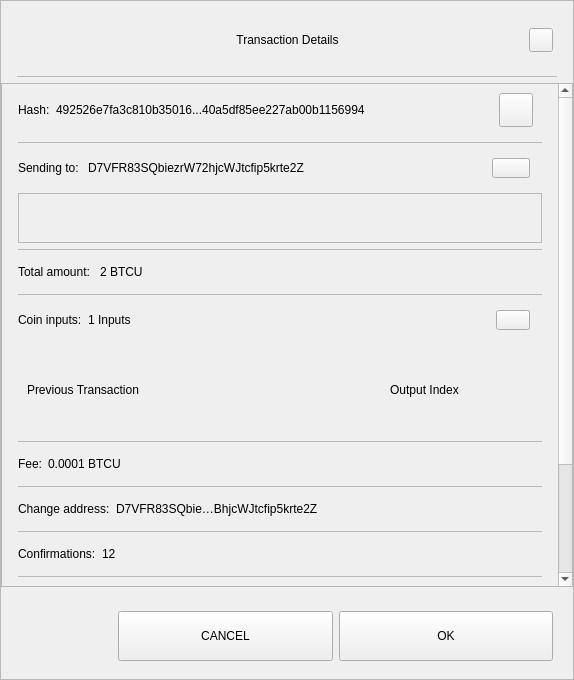
<?xml version="1.0" encoding="UTF-8"?>
<ui version="4.0">
 <class>TxDetailDialog</class>
 <widget class="QWidget" name="TxDetailDialog">
  <property name="geometry">
   <rect>
    <x>0</x>
    <y>0</y>
    <width>574</width>
    <height>680</height>
   </rect>
  </property>
  <property name="sizePolicy">
   <sizepolicy hsizetype="Preferred" vsizetype="Expanding">
    <horstretch>0</horstretch>
    <verstretch>0</verstretch>
   </sizepolicy>
  </property>
  <property name="minimumSize">
   <size>
    <width>574</width>
    <height>500</height>
   </size>
  </property>
  <property name="windowTitle">
   <string>Form</string>
  </property>
  <property name="styleSheet">
   <string notr="true"/>
  </property>
  <layout class="QVBoxLayout" name="verticalLayout_3">
   <property name="spacing">
    <number>0</number>
   </property>
   <property name="leftMargin">
    <number>0</number>
   </property>
   <property name="topMargin">
    <number>0</number>
   </property>
   <property name="rightMargin">
    <number>0</number>
   </property>
   <property name="bottomMargin">
    <number>0</number>
   </property>
   <item>
    <widget class="QFrame" name="frame">
     <property name="sizePolicy">
      <sizepolicy hsizetype="Preferred" vsizetype="Expanding">
       <horstretch>0</horstretch>
       <verstretch>0</verstretch>
      </sizepolicy>
     </property>
     <property name="styleSheet">
      <string notr="true"/>
     </property>
     <property name="frameShape">
      <enum>QFrame::StyledPanel</enum>
     </property>
     <property name="frameShadow">
      <enum>QFrame::Raised</enum>
     </property>
     <layout class="QVBoxLayout" name="verticalLayout">
      <property name="leftMargin">
       <number>0</number>
      </property>
      <property name="rightMargin">
       <number>0</number>
      </property>
      <item>
       <layout class="QHBoxLayout" name="horizontalLayout_3">
        <property name="spacing">
         <number>0</number>
        </property>
        <property name="leftMargin">
         <number>20</number>
        </property>
        <property name="topMargin">
         <number>10</number>
        </property>
        <property name="rightMargin">
         <number>20</number>
        </property>
        <item>
         <spacer name="horizontalSpacer_1">
          <property name="orientation">
           <enum>Qt::Horizontal</enum>
          </property>
          <property name="sizeHint" stdset="0">
           <size>
            <width>40</width>
            <height>20</height>
           </size>
          </property>
         </spacer>
        </item>
        <item>
         <widget class="QLabel" name="labelTitle">
          <property name="minimumSize">
           <size>
            <width>0</width>
            <height>40</height>
           </size>
          </property>
          <property name="maximumSize">
           <size>
            <width>16777215</width>
            <height>40</height>
           </size>
          </property>
          <property name="styleSheet">
           <string notr="true">padding-left:24px;</string>
          </property>
          <property name="text">
           <string>Transaction Details</string>
          </property>
          <property name="alignment">
           <set>Qt::AlignCenter</set>
          </property>
          <property name="margin">
           <number>7</number>
          </property>
         </widget>
        </item>
        <item>
         <spacer name="horizontalSpacer_2">
          <property name="orientation">
           <enum>Qt::Horizontal</enum>
          </property>
          <property name="sizeHint" stdset="0">
           <size>
            <width>40</width>
            <height>20</height>
           </size>
          </property>
         </spacer>
        </item>
        <item>
         <widget class="QPushButton" name="btnEsc">
          <property name="minimumSize">
           <size>
            <width>24</width>
            <height>24</height>
           </size>
          </property>
          <property name="maximumSize">
           <size>
            <width>24</width>
            <height>24</height>
           </size>
          </property>
          <property name="focusPolicy">
           <enum>Qt::NoFocus</enum>
          </property>
          <property name="text">
           <string/>
          </property>
         </widget>
        </item>
       </layout>
      </item>
      <item>
       <spacer name="verticalSpacer">
        <property name="orientation">
         <enum>Qt::Vertical</enum>
        </property>
        <property name="sizeType">
         <enum>QSizePolicy::Fixed</enum>
        </property>
        <property name="sizeHint" stdset="0">
         <size>
          <width>20</width>
          <height>10</height>
         </size>
        </property>
       </spacer>
      </item>
      <item>
       <layout class="QHBoxLayout" name="horizontalLayout_2">
        <property name="leftMargin">
         <number>16</number>
        </property>
        <property name="rightMargin">
         <number>16</number>
        </property>
        <item>
         <widget class="QLabel" name="labelDivider">
          <property name="minimumSize">
           <size>
            <width>0</width>
            <height>1</height>
           </size>
          </property>
          <property name="maximumSize">
           <size>
            <width>16777215</width>
            <height>1</height>
           </size>
          </property>
          <property name="styleSheet">
           <string notr="true">background-color:#bababa;</string>
          </property>
          <property name="text">
           <string/>
          </property>
         </widget>
        </item>
       </layout>
      </item>
      <item>
       <widget class="QWidget" name="layoutScroll" native="true">
        <property name="minimumSize">
         <size>
          <width>0</width>
          <height>0</height>
         </size>
        </property>
        <layout class="QVBoxLayout" name="verticalLayout_4">
         <property name="leftMargin">
          <number>0</number>
         </property>
         <property name="topMargin">
          <number>0</number>
         </property>
         <property name="rightMargin">
          <number>0</number>
         </property>
         <item>
          <widget class="QScrollArea" name="scrollArea">
           <property name="styleSheet">
            <string notr="true"/>
           </property>
           <property name="horizontalScrollBarPolicy">
            <enum>Qt::ScrollBarAlwaysOff</enum>
           </property>
           <property name="sizeAdjustPolicy">
            <enum>QAbstractScrollArea::AdjustIgnored</enum>
           </property>
           <property name="widgetResizable">
            <bool>true</bool>
           </property>
           <property name="alignment">
            <set>Qt::AlignLeading|Qt::AlignLeft|Qt::AlignTop</set>
           </property>
           <widget class="QWidget" name="scrollAreaWidgetContents">
            <property name="geometry">
             <rect>
              <x>0</x>
              <y>0</y>
              <width>556</width>
              <height>672</height>
             </rect>
            </property>
            <property name="autoFillBackground">
             <bool>true</bool>
            </property>
            <property name="styleSheet">
             <string notr="true"/>
            </property>
            <layout class="QVBoxLayout" name="verticalLayout_7">
             <property name="spacing">
              <number>0</number>
             </property>
             <property name="sizeConstraint">
              <enum>QLayout::SetDefaultConstraint</enum>
             </property>
             <property name="leftMargin">
              <number>0</number>
             </property>
             <property name="topMargin">
              <number>0</number>
             </property>
             <property name="rightMargin">
              <number>0</number>
             </property>
             <property name="bottomMargin">
              <number>0</number>
             </property>
             <item>
              <widget class="QWidget" name="content" native="true">
               <layout class="QVBoxLayout" name="verticalLayout_2">
                <property name="leftMargin">
                 <number>16</number>
                </property>
                <property name="topMargin">
                 <number>0</number>
                </property>
                <property name="rightMargin">
                 <number>16</number>
                </property>
                <item>
                 <widget class="QWidget" name="contentID" native="true">
                  <layout class="QHBoxLayout" name="horizontalLayout_12" stretch="0,1,0">
                   <property name="leftMargin">
                    <number>0</number>
                   </property>
                   <item>
                    <widget class="QLabel" name="labelId">
                     <property name="maximumSize">
                      <size>
                       <width>16777215</width>
                       <height>16777215</height>
                      </size>
                     </property>
                     <property name="text">
                      <string>Hash:</string>
                     </property>
                    </widget>
                   </item>
                   <item>
                    <widget class="QLabel" name="textId">
                     <property name="text">
                      <string>492526e7fa3c810b35016...40a5df85ee227ab00b1156994</string>
                     </property>
                    </widget>
                   </item>
                   <item>
                    <widget class="QPushButton" name="pushCopy">
                     <property name="minimumSize">
                      <size>
                       <width>34</width>
                       <height>34</height>
                      </size>
                     </property>
                     <property name="maximumSize">
                      <size>
                       <width>34</width>
                       <height>34</height>
                      </size>
                     </property>
                     <property name="focusPolicy">
                      <enum>Qt::NoFocus</enum>
                     </property>
                     <property name="text">
                      <string/>
                     </property>
                     <property name="iconSize">
                      <size>
                       <width>24</width>
                       <height>24</height>
                      </size>
                     </property>
                    </widget>
                   </item>
                  </layout>
                 </widget>
                </item>
                <item>
                 <widget class="QLabel" name="labelDivider9">
                  <property name="maximumSize">
                   <size>
                    <width>16777215</width>
                    <height>1</height>
                   </size>
                  </property>
                  <property name="styleSheet">
                   <string notr="true">background-color:#bababa;</string>
                  </property>
                  <property name="text">
                   <string/>
                  </property>
                 </widget>
                </item>
                <item>
                 <widget class="QWidget" name="contentOutputs" native="true">
                  <layout class="QHBoxLayout" name="horizontalLayout_11" stretch="0,3,0">
                   <property name="spacing">
                    <number>6</number>
                   </property>
                   <property name="leftMargin">
                    <number>0</number>
                   </property>
                   <property name="rightMargin">
                    <number>12</number>
                   </property>
                   <item>
                    <widget class="QLabel" name="labelSend">
                     <property name="maximumSize">
                      <size>
                       <width>16777215</width>
                       <height>16777215</height>
                      </size>
                     </property>
                     <property name="text">
                      <string>Sending to: </string>
                     </property>
                    </widget>
                   </item>
                   <item>
                    <widget class="QLabel" name="textSend">
                     <property name="text">
                      <string>D7VFR83SQbiezrW72hjcWJtcfip5krte2Z </string>
                     </property>
                    </widget>
                   </item>
                   <item>
                    <widget class="QPushButton" name="pushOutputs">
                     <property name="minimumSize">
                      <size>
                       <width>34</width>
                       <height>20</height>
                      </size>
                     </property>
                     <property name="maximumSize">
                      <size>
                       <width>38</width>
                       <height>20</height>
                      </size>
                     </property>
                     <property name="focusPolicy">
                      <enum>Qt::NoFocus</enum>
                     </property>
                     <property name="styleSheet">
                      <string notr="true"/>
                     </property>
                     <property name="text">
                      <string/>
                     </property>
                    </widget>
                   </item>
                  </layout>
                 </widget>
                </item>
                <item>
                 <widget class="QScrollArea" name="outputsScrollArea">
                  <property name="minimumSize">
                   <size>
                    <width>0</width>
                    <height>50</height>
                   </size>
                  </property>
                  <property name="widgetResizable">
                   <bool>true</bool>
                  </property>
                  <widget class="QWidget" name="container_outputs_base">
                   <property name="geometry">
                    <rect>
                     <x>0</x>
                     <y>0</y>
                     <width>522</width>
                     <height>48</height>
                    </rect>
                   </property>
                  </widget>
                 </widget>
                </item>
                <item>
                 <widget class="QLabel" name="labelDivider8">
                  <property name="maximumSize">
                   <size>
                    <width>16777215</width>
                    <height>1</height>
                   </size>
                  </property>
                  <property name="styleSheet">
                   <string notr="true">background-color:#bababa;</string>
                  </property>
                  <property name="text">
                   <string/>
                  </property>
                 </widget>
                </item>
                <item>
                 <widget class="QWidget" name="contentAmount" native="true">
                  <layout class="QHBoxLayout" name="horizontalLayout_4" stretch="0,1">
                   <property name="spacing">
                    <number>10</number>
                   </property>
                   <property name="leftMargin">
                    <number>0</number>
                   </property>
                   <item>
                    <widget class="QLabel" name="labelAmount">
                     <property name="maximumSize">
                      <size>
                       <width>16777215</width>
                       <height>16777215</height>
                      </size>
                     </property>
                     <property name="text">
                      <string>Total amount:</string>
                     </property>
                    </widget>
                   </item>
                   <item>
                    <widget class="QLabel" name="textAmount">
                     <property name="text">
                      <string>2 BTCU</string>
                     </property>
                    </widget>
                   </item>
                  </layout>
                 </widget>
                </item>
                <item>
                 <widget class="QLabel" name="labelDivider6">
                  <property name="maximumSize">
                   <size>
                    <width>16777215</width>
                    <height>1</height>
                   </size>
                  </property>
                  <property name="styleSheet">
                   <string notr="true">background-color:#bababa;</string>
                  </property>
                  <property name="text">
                   <string/>
                  </property>
                 </widget>
                </item>
                <item>
                 <widget class="QWidget" name="contentInputs" native="true">
                  <layout class="QHBoxLayout" name="horizontalLayout" stretch="0,2,0">
                   <property name="leftMargin">
                    <number>0</number>
                   </property>
                   <property name="rightMargin">
                    <number>12</number>
                   </property>
                   <item>
                    <widget class="QLabel" name="labelInputs">
                     <property name="sizePolicy">
                      <sizepolicy hsizetype="Minimum" vsizetype="Preferred">
                       <horstretch>0</horstretch>
                       <verstretch>0</verstretch>
                      </sizepolicy>
                     </property>
                     <property name="maximumSize">
                      <size>
                       <width>16777215</width>
                       <height>16777215</height>
                      </size>
                     </property>
                     <property name="text">
                      <string>Coin inputs:</string>
                     </property>
                    </widget>
                   </item>
                   <item>
                    <widget class="QLabel" name="textInputs">
                     <property name="text">
                      <string>1 Inputs</string>
                     </property>
                    </widget>
                   </item>
                   <item>
                    <widget class="QPushButton" name="pushInputs">
                     <property name="maximumSize">
                      <size>
                       <width>34</width>
                       <height>20</height>
                      </size>
                     </property>
                     <property name="focusPolicy">
                      <enum>Qt::NoFocus</enum>
                     </property>
                     <property name="styleSheet">
                      <string notr="true"/>
                     </property>
                     <property name="text">
                      <string/>
                     </property>
                    </widget>
                   </item>
                  </layout>
                 </widget>
                </item>
                <item>
                 <widget class="QFrame" name="gridInputs">
                  <property name="sizePolicy">
                   <sizepolicy hsizetype="Preferred" vsizetype="MinimumExpanding">
                    <horstretch>0</horstretch>
                    <verstretch>0</verstretch>
                   </sizepolicy>
                  </property>
                  <property name="minimumSize">
                   <size>
                    <width>0</width>
                    <height>90</height>
                   </size>
                  </property>
                  <layout class="QGridLayout" name="gridLayoutInput" columnstretch="5,2" rowminimumheight="0">
                   <property name="sizeConstraint">
                    <enum>QLayout::SetMaximumSize</enum>
                   </property>
                   <property name="verticalSpacing">
                    <number>0</number>
                   </property>
                   <item row="0" column="0" alignment="Qt::AlignLeft">
                    <widget class="QLabel" name="labelTitlePrevTx">
                     <property name="text">
                      <string>Previous Transaction</string>
                     </property>
                    </widget>
                   </item>
                   <item row="0" column="1" alignment="Qt::AlignLeft">
                    <widget class="QLabel" name="labelOutputIndex">
                     <property name="text">
                      <string>Output Index</string>
                     </property>
                     <property name="alignment">
                      <set>Qt::AlignCenter</set>
                     </property>
                    </widget>
                   </item>
                  </layout>
                 </widget>
                </item>
                <item>
                 <widget class="QLabel" name="labelDivider1">
                  <property name="maximumSize">
                   <size>
                    <width>16777215</width>
                    <height>1</height>
                   </size>
                  </property>
                  <property name="styleSheet">
                   <string notr="true">background-color:#bababa;</string>
                  </property>
                  <property name="text">
                   <string/>
                  </property>
                 </widget>
                </item>
                <item>
                 <widget class="QWidget" name="contentFee" native="true">
                  <layout class="QHBoxLayout" name="horizontalLayout_7" stretch="0,1">
                   <property name="leftMargin">
                    <number>0</number>
                   </property>
                   <item>
                    <widget class="QLabel" name="labelFee">
                     <property name="maximumSize">
                      <size>
                       <width>16777215</width>
                       <height>16777215</height>
                      </size>
                     </property>
                     <property name="text">
                      <string>Fee:</string>
                     </property>
                    </widget>
                   </item>
                   <item>
                    <widget class="QLabel" name="textFee">
                     <property name="text">
                      <string>0.0001 BTCU</string>
                     </property>
                    </widget>
                   </item>
                  </layout>
                 </widget>
                </item>
                <item>
                 <widget class="QLabel" name="labelDivider2">
                  <property name="maximumSize">
                   <size>
                    <width>16777215</width>
                    <height>1</height>
                   </size>
                  </property>
                  <property name="styleSheet">
                   <string notr="true">background-color:#bababa;</string>
                  </property>
                  <property name="text">
                   <string/>
                  </property>
                 </widget>
                </item>
                <item>
                 <widget class="QWidget" name="contentChangeAddress" native="true">
                  <layout class="QHBoxLayout" name="horizontalLayout_6" stretch="0,1">
                   <property name="leftMargin">
                    <number>0</number>
                   </property>
                   <item>
                    <widget class="QLabel" name="labelChange">
                     <property name="maximumSize">
                      <size>
                       <width>16777215</width>
                       <height>16777215</height>
                      </size>
                     </property>
                     <property name="text">
                      <string>Change address:</string>
                     </property>
                    </widget>
                   </item>
                   <item>
                    <widget class="QLabel" name="textChange">
                     <property name="text">
                      <string>D7VFR83SQbie…BhjcWJtcfip5krte2Z </string>
                     </property>
                    </widget>
                   </item>
                  </layout>
                 </widget>
                </item>
                <item>
                 <widget class="QLabel" name="labelDivider4">
                  <property name="maximumSize">
                   <size>
                    <width>16777215</width>
                    <height>1</height>
                   </size>
                  </property>
                  <property name="styleSheet">
                   <string notr="true">background-color:#bababa;</string>
                  </property>
                  <property name="text">
                   <string/>
                  </property>
                 </widget>
                </item>
                <item>
                 <widget class="QWidget" name="contentConfirmations" native="true">
                  <layout class="QHBoxLayout" name="horizontalLayout_8" stretch="0,1">
                   <property name="leftMargin">
                    <number>0</number>
                   </property>
                   <item>
                    <widget class="QLabel" name="labelConfirmations">
                     <property name="maximumSize">
                      <size>
                       <width>16777215</width>
                       <height>16777215</height>
                      </size>
                     </property>
                     <property name="text">
                      <string>Confirmations:</string>
                     </property>
                    </widget>
                   </item>
                   <item>
                    <widget class="QLabel" name="textConfirmations">
                     <property name="text">
                      <string>12</string>
                     </property>
                    </widget>
                   </item>
                  </layout>
                 </widget>
                </item>
                <item>
                 <widget class="QLabel" name="labelDivider7">
                  <property name="maximumSize">
                   <size>
                    <width>16777215</width>
                    <height>1</height>
                   </size>
                  </property>
                  <property name="styleSheet">
                   <string notr="true">background-color:#bababa;</string>
                  </property>
                  <property name="text">
                   <string/>
                  </property>
                 </widget>
                </item>
                <item>
                 <widget class="QWidget" name="contentSize" native="true">
                  <layout class="QHBoxLayout" name="horizontalLayout_9" stretch="0,1">
                   <property name="leftMargin">
                    <number>0</number>
                   </property>
                   <item>
                    <widget class="QLabel" name="labelSize">
                     <property name="maximumSize">
                      <size>
                       <width>16777215</width>
                       <height>16777215</height>
                      </size>
                     </property>
                     <property name="text">
                      <string>Size:</string>
                     </property>
                    </widget>
                   </item>
                   <item>
                    <widget class="QLabel" name="textSize">
                     <property name="text">
                      <string>2 kB</string>
                     </property>
                    </widget>
                   </item>
                  </layout>
                 </widget>
                </item>
                <item>
                 <widget class="QLabel" name="labelDivider3">
                  <property name="maximumSize">
                   <size>
                    <width>16777215</width>
                    <height>1</height>
                   </size>
                  </property>
                  <property name="styleSheet">
                   <string notr="true">background-color:#bababa;</string>
                  </property>
                  <property name="text">
                   <string/>
                  </property>
                 </widget>
                </item>
                <item>
                 <widget class="QWidget" name="contentDate" native="true">
                  <layout class="QHBoxLayout" name="horizontalLayout_5" stretch="0,1">
                   <property name="leftMargin">
                    <number>0</number>
                   </property>
                   <item>
                    <widget class="QLabel" name="labelDate">
                     <property name="maximumSize">
                      <size>
                       <width>16777215</width>
                       <height>16777215</height>
                      </size>
                     </property>
                     <property name="text">
                      <string>Date:</string>
                     </property>
                    </widget>
                   </item>
                   <item>
                    <widget class="QLabel" name="textDate">
                     <property name="text">
                      <string>May 25, 2017</string>
                     </property>
                    </widget>
                   </item>
                  </layout>
                 </widget>
                </item>
                <item>
                 <widget class="QLabel" name="labelDivider5">
                  <property name="maximumSize">
                   <size>
                    <width>16777215</width>
                    <height>1</height>
                   </size>
                  </property>
                  <property name="styleSheet">
                   <string notr="true">background-color:#bababa;</string>
                  </property>
                  <property name="text">
                   <string/>
                  </property>
                 </widget>
                </item>
                <item>
                 <widget class="QWidget" name="contentStatus" native="true">
                  <layout class="QHBoxLayout" name="horizontalLayout_10" stretch="0,1">
                   <property name="leftMargin">
                    <number>0</number>
                   </property>
                   <item>
                    <widget class="QLabel" name="labelStatus">
                     <property name="maximumSize">
                      <size>
                       <width>16777215</width>
                       <height>16777215</height>
                      </size>
                     </property>
                     <property name="text">
                      <string>Status:</string>
                     </property>
                    </widget>
                   </item>
                   <item>
                    <widget class="QLabel" name="textStatus">
                     <property name="text">
                      <string>Spendable</string>
                     </property>
                    </widget>
                   </item>
                  </layout>
                 </widget>
                </item>
                <item>
                 <spacer name="verticalSpacer_2">
                  <property name="orientation">
                   <enum>Qt::Vertical</enum>
                  </property>
                  <property name="sizeType">
                   <enum>QSizePolicy::Expanding</enum>
                  </property>
                  <property name="sizeHint" stdset="0">
                   <size>
                    <width>20</width>
                    <height>10</height>
                   </size>
                  </property>
                 </spacer>
                </item>
                <item>
                 <widget class="QLabel" name="labelWarning">
                  <property name="text">
                   <string>TextLabel</string>
                  </property>
                  <property name="alignment">
                   <set>Qt::AlignCenter</set>
                  </property>
                 </widget>
                </item>
               </layout>
              </widget>
             </item>
            </layout>
           </widget>
          </widget>
         </item>
        </layout>
       </widget>
      </item>
      <item>
       <widget class="QWidget" name="containerButtons" native="true">
        <layout class="QHBoxLayout" name="horizontalLayout1" stretch="1,2,2">
         <property name="leftMargin">
          <number>10</number>
         </property>
         <property name="rightMargin">
          <number>20</number>
         </property>
         <item>
          <spacer name="horizontalSpacer_3">
           <property name="orientation">
            <enum>Qt::Horizontal</enum>
           </property>
           <property name="sizeHint" stdset="0">
            <size>
             <width>40</width>
             <height>20</height>
            </size>
           </property>
          </spacer>
         </item>
         <item>
          <widget class="QPushButton" name="btnCancel">
           <property name="minimumSize">
            <size>
             <width>200</width>
             <height>50</height>
            </size>
           </property>
           <property name="focusPolicy">
            <enum>Qt::NoFocus</enum>
           </property>
           <property name="text">
            <string>CANCEL</string>
           </property>
          </widget>
         </item>
         <item>
          <widget class="QPushButton" name="btnSave">
           <property name="minimumSize">
            <size>
             <width>200</width>
             <height>50</height>
            </size>
           </property>
           <property name="focusPolicy">
            <enum>Qt::NoFocus</enum>
           </property>
           <property name="text">
            <string>OK</string>
           </property>
          </widget>
         </item>
        </layout>
       </widget>
      </item>
     </layout>
    </widget>
   </item>
  </layout>
 </widget>
 <resources/>
 <connections/>
</ui>
